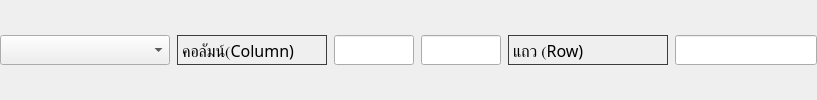
               <widget class="QWidget" name="Feature13" native="true">
                <layout class="QHBoxLayout" name="horizontalLayout_33">
                 <property name="spacing">
                  <number>7</number>
                 </property>
                 <property name="leftMargin">
                  <number>0</number>
                 </property>
                 <property name="topMargin">
                  <number>0</number>
                 </property>
                 <property name="rightMargin">
                  <number>0</number>
                 </property>
                 <property name="bottomMargin">
                  <number>0</number>
                 </property>
                 <item>
                  <widget class="QComboBox" name="SheetBox_013">
                   <property name="minimumSize">
                    <size>
                     <width>170</width>
                     <height>30</height>
                    </size>
                   </property>
                   <property name="maximumSize">
                    <size>
                     <width>170</width>
                     <height>30</height>
                    </size>
                   </property>
                   <property name="styleSheet">
                    <string notr="true">background:none;</string>
                   </property>
                  </widget>
                 </item>
                 <item>
                  <widget class="QLabel" name="label_48">
                   <property name="minimumSize">
                    <size>
                     <width>150</width>
                     <height>30</height>
                    </size>
                   </property>
                   <property name="maximumSize">
                    <size>
                     <width>150</width>
                     <height>30</height>
                    </size>
                   </property>
                   <property name="font">
                    <font>
                     <family>Sarabun</family>
                     <pointsize>12</pointsize>
                    </font>
                   </property>
                   <property name="styleSheet">
                    <string notr="true">border: 1px solid rgb(60,60,60);
border-radius: 0px;</string>
                   </property>
                   <property name="text">
                    <string>คอลัมน์(Column)</string>
                   </property>
                  </widget>
                 </item>
                 <item>
                  <widget class="QLineEdit" name="Cstart13">
                   <property name="minimumSize">
                    <size>
                     <width>80</width>
                     <height>30</height>
                    </size>
                   </property>
                   <property name="maximumSize">
                    <size>
                     <width>80</width>
                     <height>30</height>
                    </size>
                   </property>
                   <property name="font">
                    <font>
                     <family>Sarabun</family>
                     <pointsize>12</pointsize>
                     <weight>50</weight>
                     <italic>false</italic>
                     <bold>false</bold>
                    </font>
                   </property>
                   <property name="styleSheet">
                    <string notr="true">font: 12pt &quot;Sarabun&quot;;</string>
                   </property>
                  </widget>
                 </item>
                 <item>
                  <widget class="QLineEdit" name="Cend13">
                   <property name="minimumSize">
                    <size>
                     <width>80</width>
                     <height>30</height>
                    </size>
                   </property>
                   <property name="maximumSize">
                    <size>
                     <width>80</width>
                     <height>30</height>
                    </size>
                   </property>
                   <property name="font">
                    <font>
                     <family>Sarabun</family>
                     <pointsize>12</pointsize>
                     <weight>50</weight>
                     <italic>false</italic>
                     <bold>false</bold>
                    </font>
                   </property>
                   <property name="styleSheet">
                    <string notr="true">font: 12pt &quot;Sarabun&quot;;</string>
                   </property>
                  </widget>
                 </item>
                 <item>
                  <widget class="QLabel" name="label_49">
                   <property name="minimumSize">
                    <size>
                     <width>160</width>
                     <height>30</height>
                    </size>
                   </property>
                   <property name="maximumSize">
                    <size>
                     <width>160</width>
                     <height>30</height>
                    </size>
                   </property>
                   <property name="font">
                    <font>
                     <family>Sarabun</family>
                     <pointsize>12</pointsize>
                    </font>
                   </property>
                   <property name="styleSheet">
                    <string notr="true">border: 1px solid rgb(60,60,60);
border-radius: 0px;</string>
                   </property>
                   <property name="text">
                    <string>แถว (Row)</string>
                   </property>
                  </widget>
                 </item>
                 <item>
                  <widget class="QLineEdit" name="Rstart13">
                   <property name="minimumSize">
                    <size>
                     <width>60</width>
                     <height>30</height>
                    </size>
                   </property>
                   <property name="maximumSize">
                    <size>
                     <width>16777215</width>
                     <height>30</height>
                    </size>
                   </property>
                   <property name="font">
                    <font>
                     <family>Sarabun</family>
                     <pointsize>12</pointsize>
                     <weight>50</weight>
                     <italic>false</italic>
                     <bold>false</bold>
                    </font>
                   </property>
                   <property name="styleSheet">
                    <string notr="true">font: 12pt &quot;Sarabun&quot;;</string>
                   </property>
                  </widget>
                 </item>
                </layout>
               </widget>
